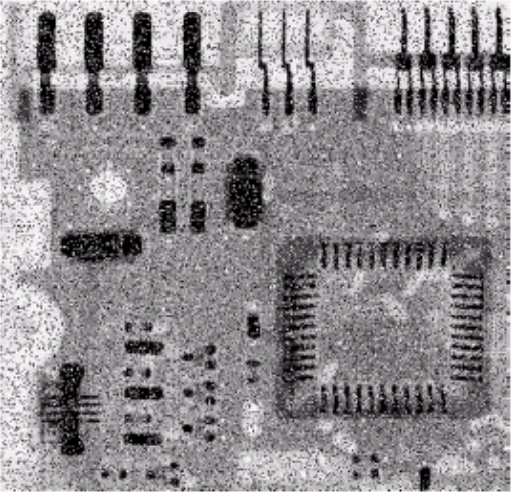
#> input picture img/Screenshot 2023-11-28 004714.png, 513 x 492 px, found by its file name
$ python nangCaoChatLuongAnhXuDungToanTuDiem.py
#> lines starting #> are read from the running program, lines starting #| are printed output that depends on the picture
import cv2

import numpy as np

import matplotlib.pyplot as plt

def log_transform(input_image, c):

    output_image = c * np.log1p(input_image)

    return output_image


def power_transform(input_image, c, gamma):

    output_image = c * np.power(input_image, gamma)

    return output_image


input_image = cv2.imread('img/Screenshot 2023-11-28 004714.png', cv2.IMREAD_GRAYSCALE)
#> input_image: shape (492, 513); min 0, max 255, mean 141.3


# Xử lý bằng biến đổi log

c1 = 1.0  # Hằng số c cho biến đổi log

log_transformed_image1 = log_transform(input_image, c1)
#> in log_transform, `output_image = c * np.log1p(input_image)`:
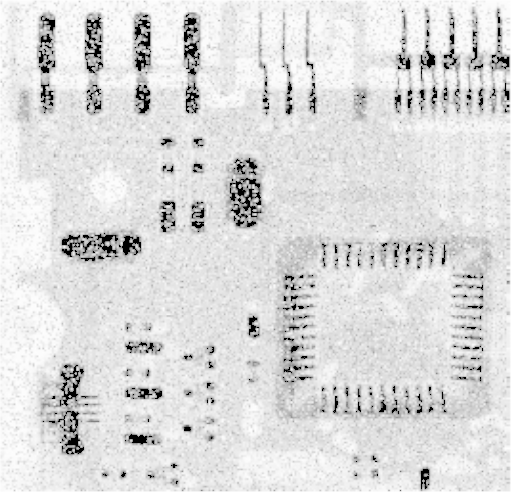
#> output_image: shape (492, 513) float16; min 0, max 5.55, mean 4.78; drawn with min black and max white


# Xử lý bằng biến đổi mẫu

c2 = 1.0  # Hằng số c cho biến đổi mẫu

gamma = 0.67  # Tham số gamma cho biến đổi mẫu

power_transformed_image = power_transform(log_transformed_image1, c2, gamma)
#> in power_transform, `output_image = c * np.power(input_image, gamma)`:
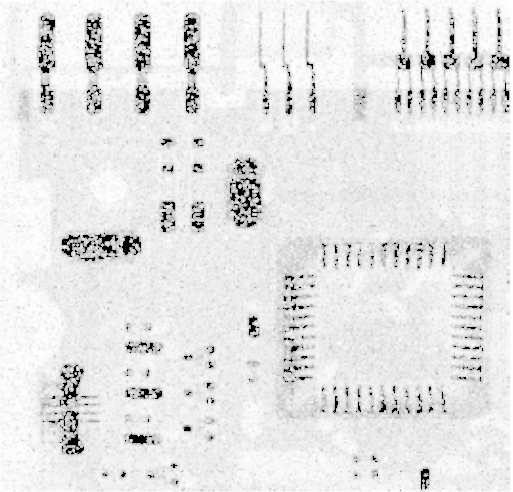
#> output_image: shape (492, 513) float16; min 0, max 3.15, mean 2.83; drawn with min black and max white


# Xử lý bằng biến đổi log lần nữa

c3 = 1.0  # Hằng số c cho biến đổi log lần nữa

log_transformed_image2 = log_transform(power_transformed_image, c3)
#> call 2 of log_transform, with c = 1
#> in log_transform (call 2), `output_image = c * np.log1p(input_image)`:
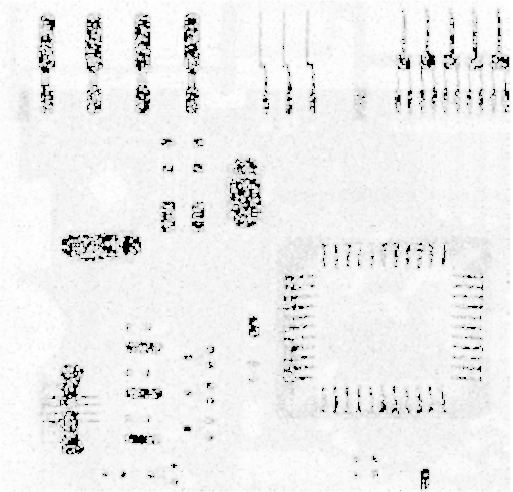
#> output_image: shape (492, 513) float16; min 0, max 1.42, mean 1.33; drawn with min black and max white


plt.imshow(log_transformed_image2, cmap='gray')

plt.show()

cv2.waitKey(0)

cv2.destroyAllWindows()

$ run again, with img/Screenshot 2023-11-28 013342.png copied over img/Screenshot 2023-11-28 004714.png
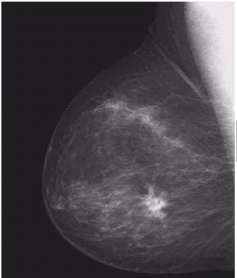
#> input picture img/Screenshot 2023-11-28 013342.png, 237 x 278 px, found by its file name
#> in log_transform, `output_image = c * np.log1p(input_image)`:
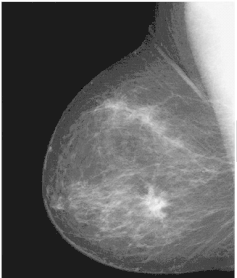
#> output_image: shape (278, 237) float16; min 3.09, max 5.55, mean 4.04; drawn with min black and max white

$ run again, with img/Screenshot 2023-11-28 020350.png copied over img/Screenshot 2023-11-28 004714.png
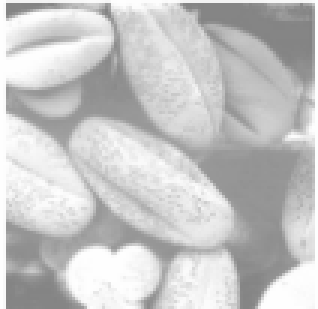
#> input picture img/Screenshot 2023-11-28 020350.png, 106 x 103 px, found by its file name (shown 3 times larger)
#> input_image is the input picture: shape (103, 106); min 131, max 254, mean 198.1
#> in log_transform, `output_image = c * np.log1p(input_image)`:
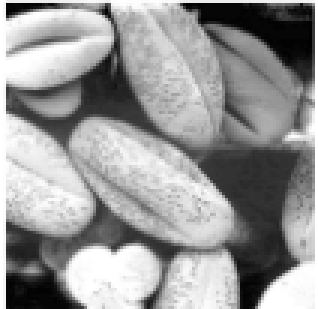
#> output_image: shape (103, 106) float16 (shown 3 times larger); min 4.88, max 5.54, mean 5.27; drawn with min black and max white

$ run again, with img/Screenshot 2023-11-28 021849.png copied over img/Screenshot 2023-11-28 004714.png
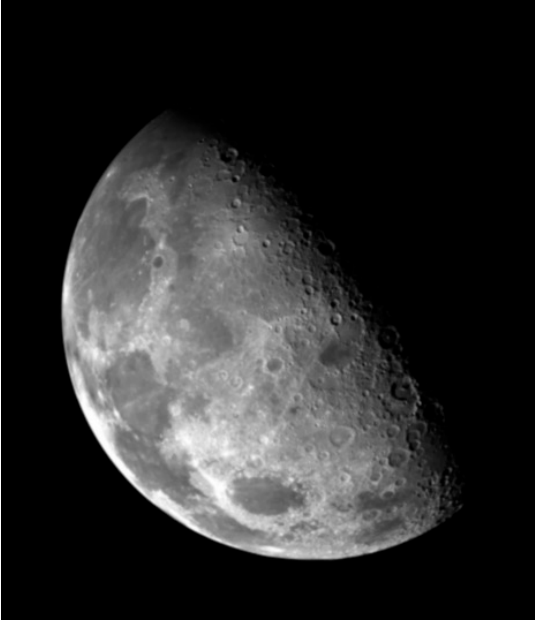
#> input picture img/Screenshot 2023-11-28 021849.png, 535 x 620 px, found by its file name
#> input_image is the input picture: shape (620, 535); min 0, max 255, mean 42.5
#> in power_transform, `output_image = c * np.power(input_image, gamma)`:
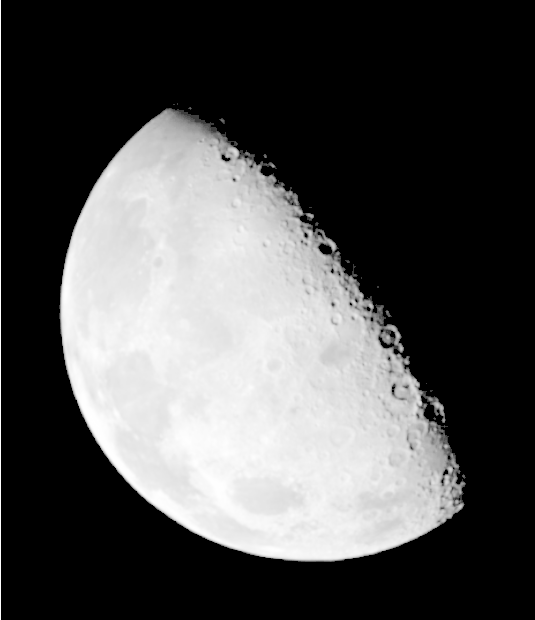
#> output_image: shape (620, 535) float16; min 0, max 3.15, mean 1; drawn with min black and max white
#> in log_transform (call 2), `output_image = c * np.log1p(input_image)`:
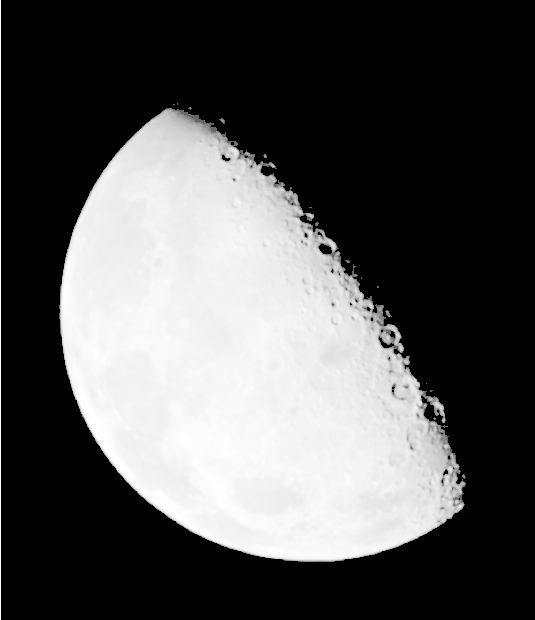
#> output_image: shape (620, 535) float16; min 0, max 1.42, mean 0.479; drawn with min black and max white
